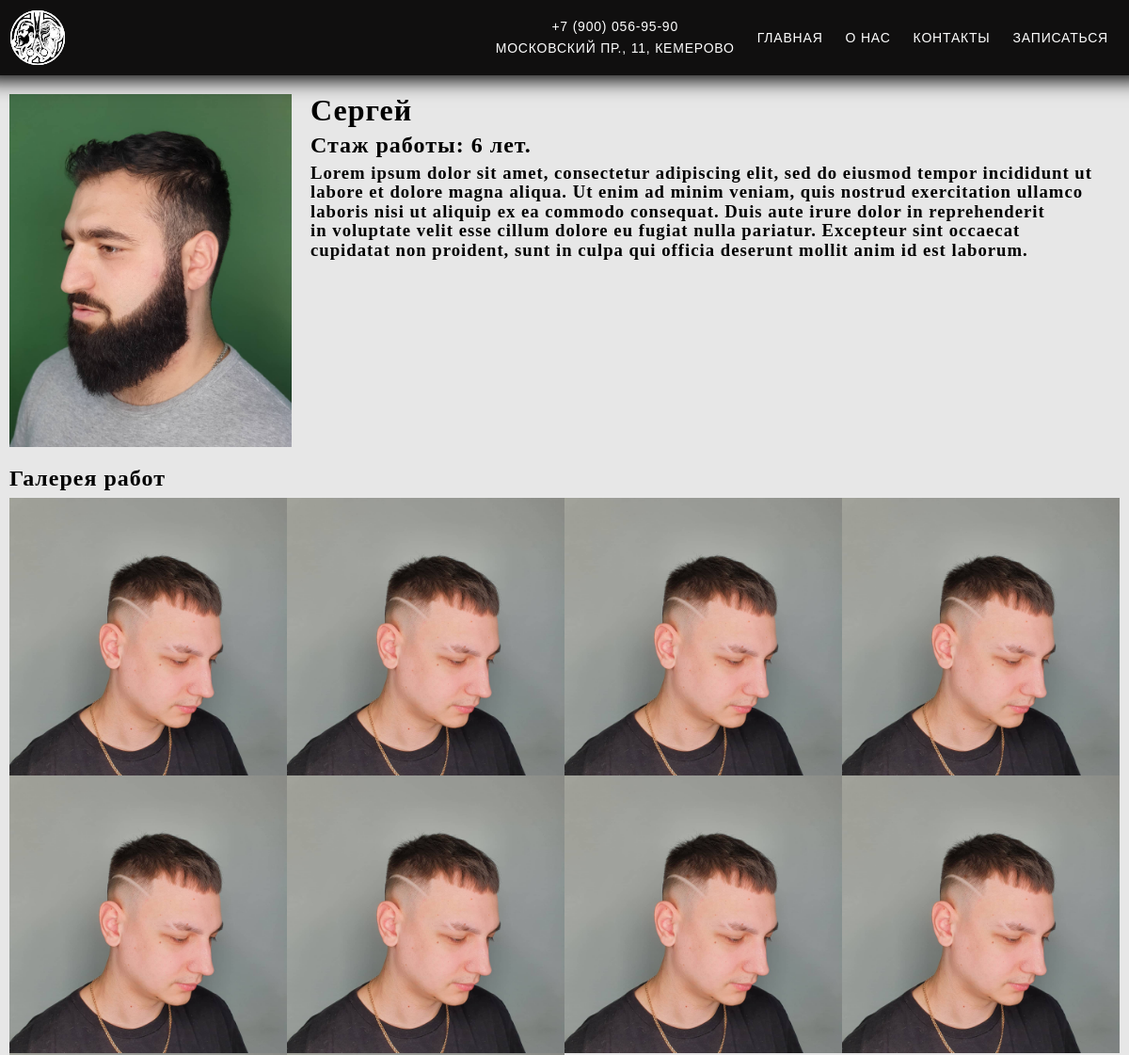
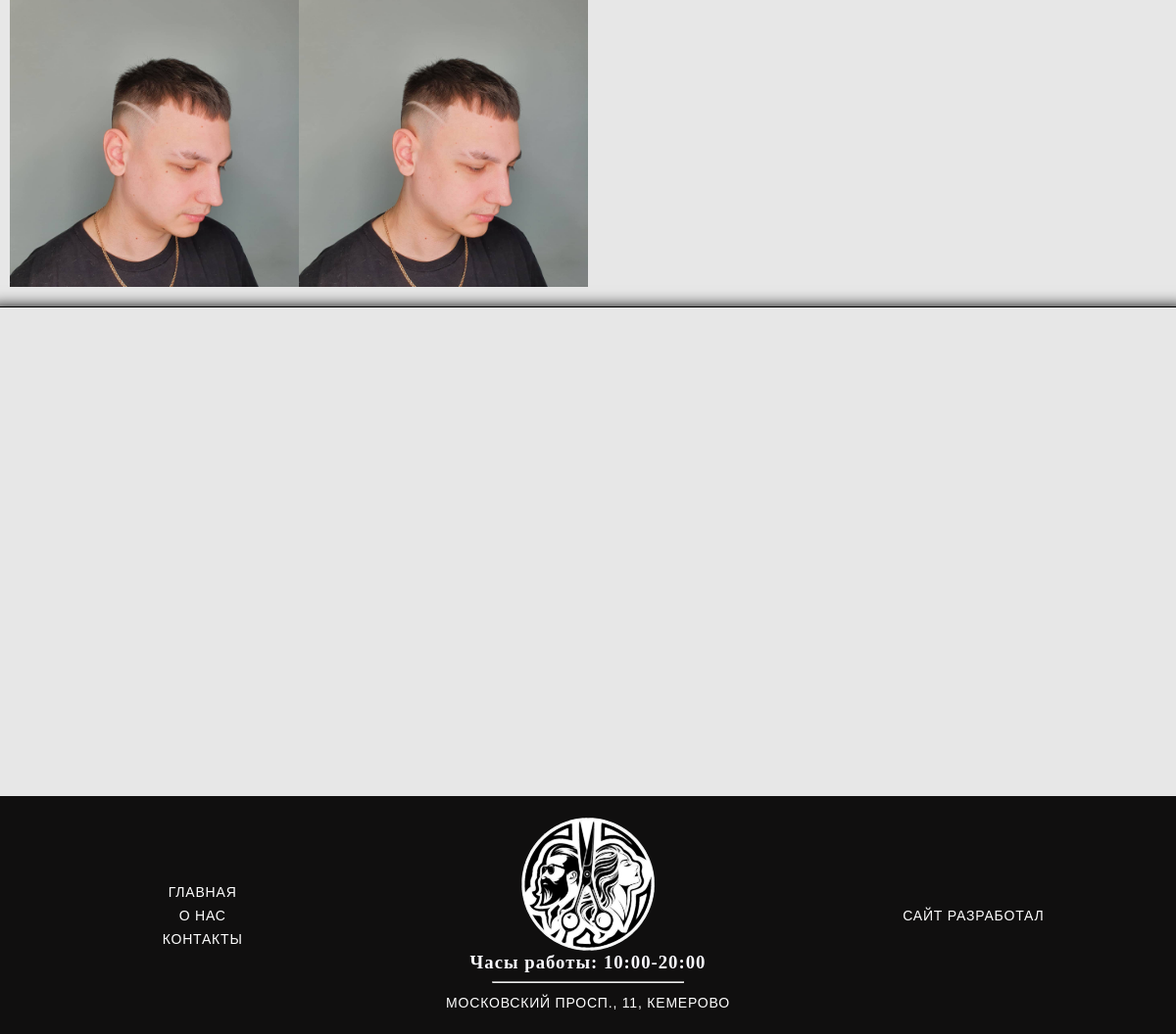
Screenshot of /master/sergej/ with the database file from the repository (2 pictures, top to bottom).
### main/models.py (models this page shows, shortened)
class Master(models.Model):
    category = models.ForeignKey(CategoryMaster, related_name='prices',
                                 verbose_name='Категория',
                                 on_delete=models.CASCADE)
    title = models.CharField(max_length=200, db_index=True,
                             verbose_name='ФИО')
    experience = models.CharField(verbose_name='Стаж рааботы', max_length=20)
    description = models.TextField(blank=True, verbose_name="Описание")
    class Meta:
        ordering = ('title',)
        verbose_name = 'Мастер'
        verbose_name_plural = 'Мастера'

class CategoryMaster(models.Model):
    name = models.CharField(verbose_name='Имя мастера', max_length=100)
    slug = models.SlugField(verbose_name='URL', db_index=True, null=True)
    image = models.ImageField(verbose_name="Фото мастера",
                              blank=True,
                              default='images/thumbnails/unnamed.jpg',
                              upload_to='images/cat_lookbook/%Y/%m/%d',
                              validators=[FileExtensionValidator(
                                  allowed_extensions=(
                                      'png', 'jpg', 'webp', 'jpeg', 'gif'))]
                              )
    class Meta:
        ordering = ('name',)
        verbose_name = 'Категория мастера'
        verbose_name_plural = 'Категории мастеров'

class MasterImage(models.Model):
    master = models.ForeignKey(Master, related_name='images',
                               on_delete=models.CASCADE)
    image = models.ImageField(upload_to='master_images/%Y/%m/%d',
                              default='images/thumbnails/unnamed.jpg',
                              validators=[FileExtensionValidator(
                                  allowed_extensions=(
                                      'png', 'jpg', 'webp', 'jpeg', 'gif'))])
    class Meta:
        ordering = ('master',)
        verbose_name = 'Фотография работ мастера'
        verbose_name_plural = 'Фотографии работ мастера'

### main/views.py (the view)
# urls.py: path('master/<slug:category_slug>/', views.category_master_detail, name='category_master_detail'),
def category_master_detail(request, category_slug):
    category_instance = get_object_or_404(CategoryMaster, slug=category_slug)
    masters = Master.objects.filter(category=category_instance)
    context = {'category_instance': category_instance, 'masters': masters}
    return render(request, 'main/master_details.html', context)

### templates/main/master_details.html (shortened to what this page needs)
{% extends 'base.html' %}
{% load static %}
{% block js %}
<link rel="stylesheet" href="{% static 'css/details_master.css' %}">
{% endblock %}
{% block content %}
<div class="container">
    <div class="masters_container">
        {% for master in masters %}
            <div class="lookbook-item">
                <img src="{{ category_instance.image.url }}" alt=""
                     class="master-image">
                <div class="image-caption">
                    <h1>{{ master.title }}</h1>
                    <h2>Стаж работы: {{ master.experience }} лет.</h2>
                    <h3>{{ master.description }}</h3>
                    </div>
                </div>
           <h2> Галерея работ</h2>
       <div class="image-gallery">
           {% for image in master.images.all %}
                            <img src="{{ image.image.url }}" alt="" class="gallery-image">
                        {% endfor %}
            </div>
    </div>
        {% endfor %}
</div>
{% endblock %}

### static/src/base.css (style rules this page uses)
body { background-color: #e7e7e7; scrollbar-width: thin; scrollbar-color: black white; }
*, *::before, *::after { box-sizing: border-box; }
html { -moz-text-size-adjust: none; -webkit-text-size-adjust: none; text-size-adjust: none; }
body, h1, h2, h3, h4, p, figure, blockquote, dl, dd { margin: 0; letter-spacing: .8px; }
body { min-height: 100vh; line-height: 1.5; }
h1, h2, h3, h4, button, input, label { line-height: 1.1; }
h1, h2, h3, h4 { text-wrap: balance; letter-spacing: .8px; }
img, picture { max-width: 100%; display: block; }
.container { max-width: calc(var(--index) * 60); margin: 0px auto; padding: 0px 10px; }
:root { --index: calc(1vw + 1vh); --color-header: #f1efef; --color-text: #000000; --gallery-gap: calc(var(--index) * 10); --color: #ffffff; --primary-color: #1c1c1c; --secondary-color: #e7e7e7; }

### static/css/details_master.css (style rules this page uses)
.master-image { width: calc(var(--index)* 15); }
.lookbook-item { margin: calc(var(--index)* 1) 0; display: flex; flex-direction: row; align-items: flex-start; }
.image-caption { margin-left: calc(var(--index)* 1); display: flex; gap: calc(var(--index)* .3); flex-direction: column; }
.image-caption h1, h2, h3 { letter-spacing: calc(var(--index) * .05); font-family: 'GolosTextWebRegular'; }
.image-caption h1, h2 { font-family: 'mont'; }
.image-gallery { margin: calc(var(--index)* .4) 0 calc(var(--index)* 1); overflow: hidden; display: grid; grid-template-columns: repeat(auto-fit, minmax(calc(var(--index)* 11.85), 1fr)); justify-items: stretch; align-items: stretch; grid-auto-flow: dense; max-width: 100%; width: 100%; }

### rows the page displays
Master: image (picture), title "Сергей", experience "6", description "Lorem ipsum dolor sit amet, consectetur adipiscing elit, sed do eiusmod tempor incididunt ut labore et dolore magna aliqua. Ut enim ad minim veniam, quis nostrud exercitation ullamco laboris nisi ut aliquip ex ea commodo consequat. Duis aute irure dolor in reprehenderit in voluptate velit esse cillum dolore eu fugiat nulla pariatur. Excepteur sint occaecat cupidatat non proident, sunt in culpa qui officia deserunt mollit anim id est laborum."
MasterImage: image (picture)
MasterImage: image (picture)
MasterImage: image (picture)
MasterImage: image (picture)
MasterImage: image (picture)
MasterImage: image (picture)
MasterImage: image (picture)
MasterImage: image (picture)
MasterImage: image (picture)
MasterImage: image (picture)
